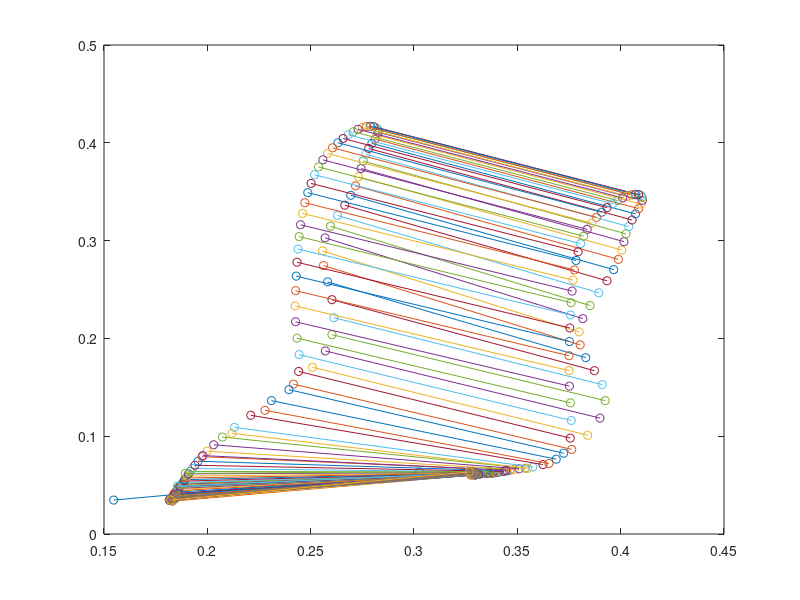
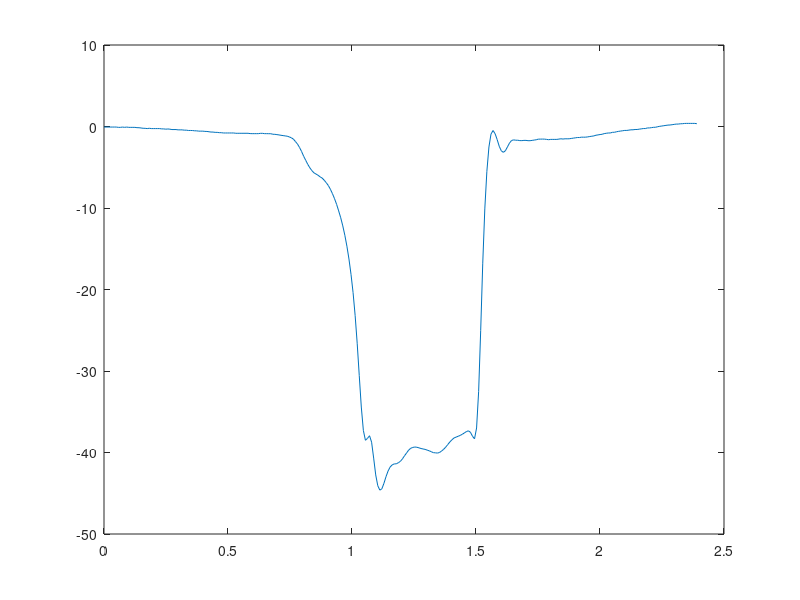

Source code (MATLAB) for these figures, in order:
% Created by: Anthony Le
% Last updated: 02.12.2018

% KIN 523: Homework 4 - Planar Kinematics
% Due: 02.15.2018
%% Problem 3
close all;
clear;

load('static.mat');
load('jump.mat');

% all trials were recorded @ 120 frames/s 
f_s = 120;
delta_t = 1 / f_s;

time = [];

for i = 1:length(frame_j)
    t = frame_j(i) * 0.0083;
    time = cat(1, time, t);
end

avgx_heel = mean(HEEX_ST);
avgy_heel = mean(HEEY_ST);

avgx_toe = mean(TOEX_ST);
avgy_toe = mean(TOEY_ST);

plot([avgx_heel avgx_toe], [avgy_heel avgy_toe], '-o');
hold on;
for j = 1:length(frame_j)
    plot([HEEX_J(j, 1) TOEX_J(j, 1)], [HEEY_J(j, 1) TOEY_J(j, 1)], '-o');
end
hold off;

% x = avgx_toe - avgx_heel;
% y = avgy_toe - avgy_heel;
% offset_ang = atan2d(y, x);
offset_ang = atan2d((avgy_toe - avgy_heel), (avgx_toe - avgx_heel));

MJ_ANG = [];

for k = 1:length(frame_j)
    mj_ang = atan2d((TOEY_J(k, 1) - HEEY_J(k, 1)), (TOEX_J(k, 1) - HEEX_J(k, 1)));
    MJ_ANG = cat(1, MJ_ANG, mj_ang);
end

AJ_ANG = MJ_ANG - offset_ang;

FTAng = horzcat(frame_j, time, AJ_ANG);

figure(2);
plot(time, AJ_ANG);